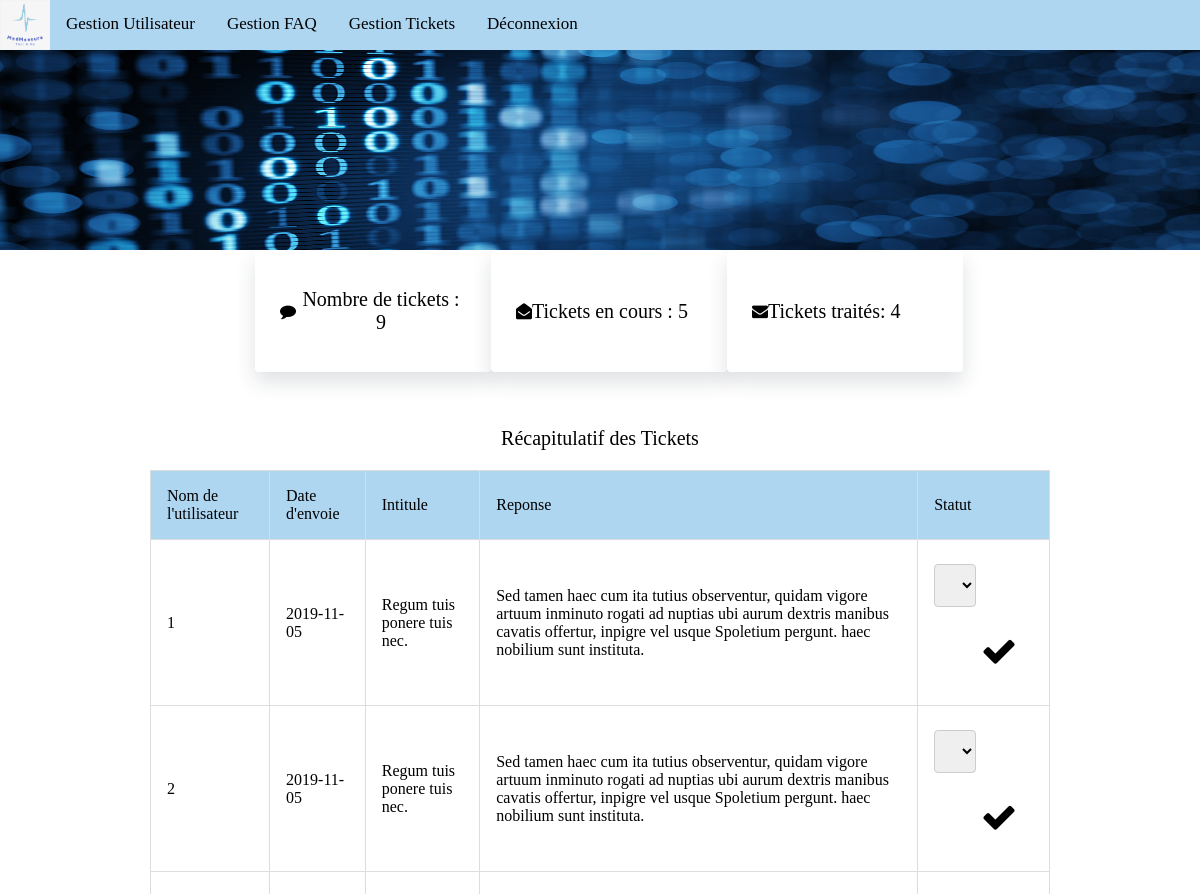
/index.php?page=admin_ticket (signed in, upper part), run on an earlier commit of the app's database.
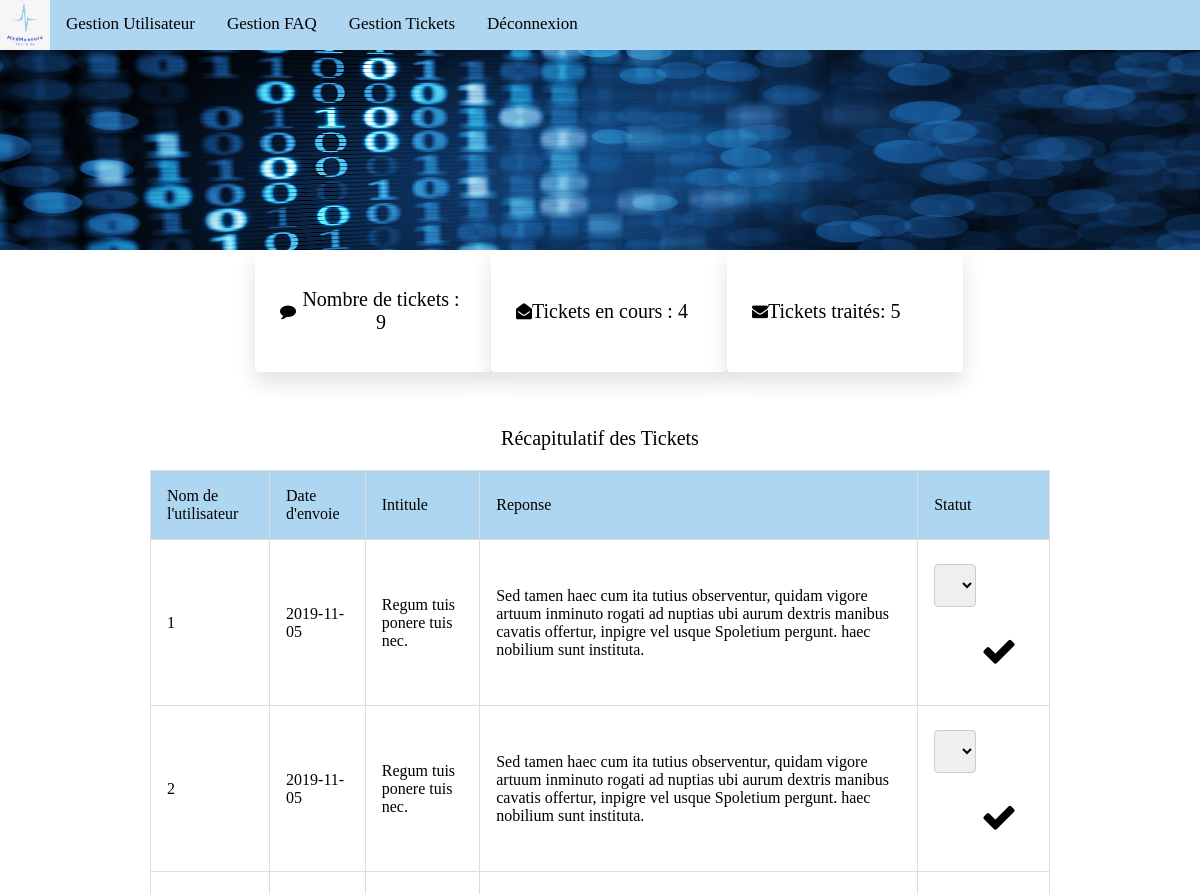
And on a later commit of the database.
### tables this page shows
CREATE TABLE `ticket` (
  `idTicket` int(11) NOT NULL,
  `idUtilisateur` int(11) NOT NULL,
  `dateEnvoi` date NOT NULL,
  `intitule` varchar(50) NOT NULL,
  `contenu` varchar(250) NOT NULL,
  `statut` tinyint(1) NOT NULL
);

### controlleur/controlleur.php (called while the page is built, shortened)
<?php
require('modele/model.php');
function dataTicket()
{
  $ticket = getTicket();
  $nbTicket = getCountTicket();
  $nbTicketEnCours = getCountTicketEnCours();
  $nbTicketValide = getCountTicketValide();
  require('vue/admin_ticket.php');
}

### modele/model.php (called while the page is built, shortened)
<?php
function getTicket(){
  $db = dbConnect();
  $req = $db->query('SELECT * FROM ticket');
  return $req;
}
function dbConnect()
{
  try
  {
    $db = new PDO('mysql:host=localhost;dbname=medmeasure;charset=utf8', 'root', '');
    return $db;
  }
  catch(Exception $e)
  {
    die('Erreur : '.$e->getMessage());
  }
}
  function getCountTicket(){
    $db = dbConnect();
    $req = $db->query('SELECT count(idTicket) as nbTicket FROM ticket');
    return $req;
  }
  function getCountTicketEnCours(){
    $db = dbConnect();
    $req = $db->query('SELECT count(idTicket) as nbTicket FROM ticket where statut="0"');
    return $req;
  }
  function getCountTicketValide(){
    $db = dbConnect();
    $req = $db->query('SELECT count(idTicket) as nbTicket FROM ticket where statut="1"');
    return $req;
  }

### vue/admin_ticket.php (the view, shortened to what this page needs)
<?php
if ($_SESSION["type"]=="Administrateur"){
?>
<!DOCTYPE html>
<html>
  <link rel="stylesheet" href="css/css_admin.css">
  <link rel="stylesheet" href="https://cdnjs.cloudflare.com/ajax/libs/font-awesome/4.7.0/css/font-awesome.min.css">
  <header>
    <div class="barre_navigation">
      <img src="images/MedMeasure.png" alt="logo de MedMeasure">
      <a href="index.php?page=admin_user">Gestion Utilisateur</a>
      <a href="index.php?page=admin_faq">Gestion FAQ</a>
      <a href="index.php?page=admin_ticket">Gestion Tickets</a>
      <a href="index.php?deco=deconnexion">Déconnexion</a>
    </div>
    <div class="texte">
      <img src="images/image_admin.jpg" alt="Image pour la page admin">
    </div>
  </header>
  <body>
    <div class="container-fluid-ticket">
      <div class="rectangle-donnee-ticket">
        <div class="rectangle-ticket">
          <i class="fa fa-comment"></i>
          <?php
          while ($data = $nbTicket->fetch())
          {
          ?>
          <p> Nombre de tickets : <?= htmlspecialchars($data['nbTicket']) ?></p>
          <?php
          }
          ?>
        </div>
        <div class="rectangle-ticket">
          <i class="fa fa-envelope-open"></i>
          <?php
          while ($data = $nbTicketEnCours->fetch())
          {
          ?>
          <p>Tickets en cours : <?= htmlspecialchars($data['nbTicket']) ?></p>
          <?php
          }
          ?>
        </div>
        <div class="rectangle-ticket">
          <i class="fa fa-envelope"></i>
          <?php
          while ($data = $nbTicketValide->fetch())
          {
          ?>
          <p>Tickets traités: <?= htmlspecialchars($data['nbTicket']) ?> </p>
          <?php
          }
          ?>
        </div>
      </div>
    </div>
  <p>Récapitulatif des Tickets</p>
  <div class="container-fluid">
    <center>
      <table border='1' cellpadding='5' cellpacing='9'>
        <tr class="entete">
          <td>Nom de l'utilisateur</td>
          <td>Date d'envoie</td>
          <td>Intitule</td>
          <td>Reponse</td>
          <td>Statut</td>
        </tr>
      <?php
      while ($data = $ticket->fetch())
      {
      ?>
      <tr>
          <td>
            <?= htmlspecialchars($data['idUtilisateur']) ?>
          </td>
          <td>
            <?= htmlspecialchars($data['dateEnvoi']) ?>
          </td>
          <td>
            <?= htmlspecialchars($data['intitule']) ?>
          </td>
          <td>
            <?= htmlspecialchars($data['contenu']) ?>
          </td>
          <td>
            <form method="POST" action="index.php?page=admin_ticket">
            <select name="Statut" id="Statut">
            <?php if (strcmp (htmlspecialchars($data['statut']),"1") == 0)
            {
            ?>
                <option value="1" selected>Terminé</option>
            <?php
            }
            else
            {
            ?>
                <option value="0" selected>En cours</option>
            <?php
            }
            ?>
            </select>
            <button type="submit" name="modifier"><i class="fa fa-check"></i></button>
          </form>
          </td>
      </tr>
      <?php
      }
      ?>
      </table>
    </center>
  </div>
  </body>
  </html>
<?php
 }
 else {
  header('Location: index.php');
 }
 ?>

What changed in the data, as far as the page shows it:
changed ticket: Statut "En cours" → "Terminé"
Also different on the page:
new list line: "Tickets en cours : 4"
new list line: "Tickets traités: 5"
list line gone: "Tickets en cours : 5"
list line gone: "Tickets traités: 4"
